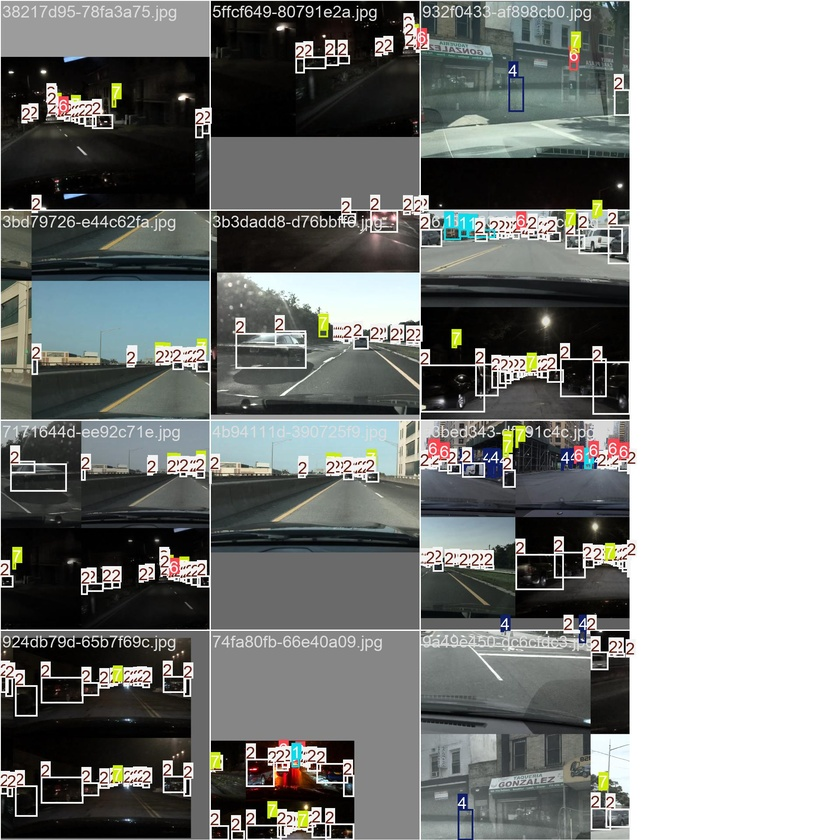
#> input picture yolo/train_batch2.jpg, 840 x 840 px, shrunk from 1920 x 1920 before the run, given as the content of the folder data/test_night_bdd, which was not available
$ python generate_enhanced_dataset.py
#> lines starting #> are read from the running program, lines starting #| are printed output that depends on the picture; after the words box and inside, x2 and y2 are one past the last pixel; in counts of white or black regions, pixels touching at a corner belong together; pictures that were not available may be replaced by others from this repository, and a replacement may not be noted
### src/data/image_io.py
# src/data/image_io.py

from pathlib import Path
import numpy as np
import cv2

def load_image(path: str | Path, as_float: bool = True) -> np.ndarray:
    """
    Load an RGB image from disk.

    Args:
        path: Path to image file.
        as_float: If True, return float32 array in [0, 1]. Else uint8 in [0, 255].

    Returns:
        np.ndarray of shape (H, W, 3), dtype float32 or uint8.
    """
#> called with as_float = True
    img = cv2.imread(str(path), cv2.IMREAD_COLOR)
#> img is the input picture: shape (840, 840, 3); mean B, G, R 131.7, 133.6, 131.4
    if img is None:
        raise FileNotFoundError(path)
    img = cv2.cvtColor(img, cv2.COLOR_BGR2RGB)
    if as_float:
        img = img.astype(np.float32) / 255.0
    return img

def save_image(path: str | Path, img: np.ndarray) -> None:
    """
    Save an RGB image to disk. Accepts [0,1] float or [0,255] uint8.

    Args:
        path: Output path.
        img: Image array (H,W,3).
    """
    path = Path(path)
    path.parent.mkdir(parents=True, exist_ok=True)
    if img.dtype != np.uint8:
        img = np.clip(img, 0.0, 1.0)
        img = (img * 255.0).round().astype(np.uint8)
    bgr = cv2.cvtColor(img, cv2.COLOR_RGB2BGR)
    cv2.imwrite(str(path), bgr)

# [12 lines left out: functions to_float01, to_uint8, not called in this run]

### src/methods/illumination.py
# src/methods/illumination.py

import numpy as np
from typing import Tuple
from skimage.restoration import denoise_tv_chambolle

def estimate_illumination_max_rgb(img: np.ndarray) -> np.ndarray:
    """
    Initial illumination estimate using Max-RGB.

    Args:
        img: float32 RGB image in [0,1], shape (H,W,3).

    Returns:
        Illumination map T0, shape (H,W), float32 in [0,1].
    """
    assert img.ndim == 3 and img.shape[2] == 3
    T0 = img.max(axis=2)
    return T0.astype(np.float32)

def refine_illumination_tv(T0: np.ndarray, weight: float = 0.1, n_iter: int = 100) -> np.ndarray:
    """
    Refine illumination map using total-variation denoising for smoothness.

    Args:
        T0: Initial illumination (H,W).
        weight: TV weight parameter.
        n_iter: Number of iterations.

    Returns:
        Refined illumination T (H,W).
    """
#> called with weight = 0.1, n_iter = 50
    T = denoise_tv_chambolle(T0, weight=weight, max_num_iter=n_iter)
    return T.astype(np.float32)

def normalize_illumination(T: np.ndarray, eps: float = 1e-6) -> np.ndarray:
    """
    Normalize illumination to [0,1].

    Args:
        T: Illumination map (H,W).

    Returns:
        Normalized illumination T_norm in [0,1].
    """
#> called with eps = 1e-06
    t_min = float(T.min())
#> t_min = 1.14e-05
    t_max = float(T.max())
#> t_max = 1
    T_norm = (T - t_min) / (t_max - t_min + eps)
    return T_norm.astype(np.float32)

### src/methods/attention.py
# src/methods/attention.py

import numpy as np
from src.config import ILLUM_ALPHA, GAMMA_MIN, GAMMA_MAX

# [15 lines left out: function compute_darkness_attention, not called in this run]

def map_attention_to_gamma(
        attention: np.ndarray,
        gamma_min: float = 0.7,
        gamma_max: float = 1.0,
) -> np.ndarray:
    """
    Map attention to gamma in a gentler, piecewise way, respecting the input ranges.

    Logic:
      - Very dark (A > 0.7): gamma scales from gamma_mid -> gamma_min
      - Medium (0.3 < A <= 0.7): gamma scales from gamma_max -> gamma_mid
      - Bright (A <= 0.3): gamma = gamma_max

    This preserves the 'knee' shape but allows gamma_min to actually drive the brightness.
    """
#> called with gamma_min = 0.7, gamma_max = 1
    A = np.clip(attention, 0.0, 1.0)
    gamma = np.full_like(A, gamma_max, dtype=np.float32)

    # Calculate an intermediate gamma value to maintain the piecewise curve
    # Originally: min=0.75, max=1.0 -> mid=0.85. (0.85 is ~40% up from min)
    gamma_range = gamma_max - gamma_min
    gamma_mid = gamma_min + (0.4 * gamma_range)

    # 1. Medium Dark (0.3 < A <= 0.7)
    # Interpolate between gamma_max (at A=0.3) and gamma_mid (at A=0.7)
    mask_med = (A > 0.3) & (A <= 0.7)
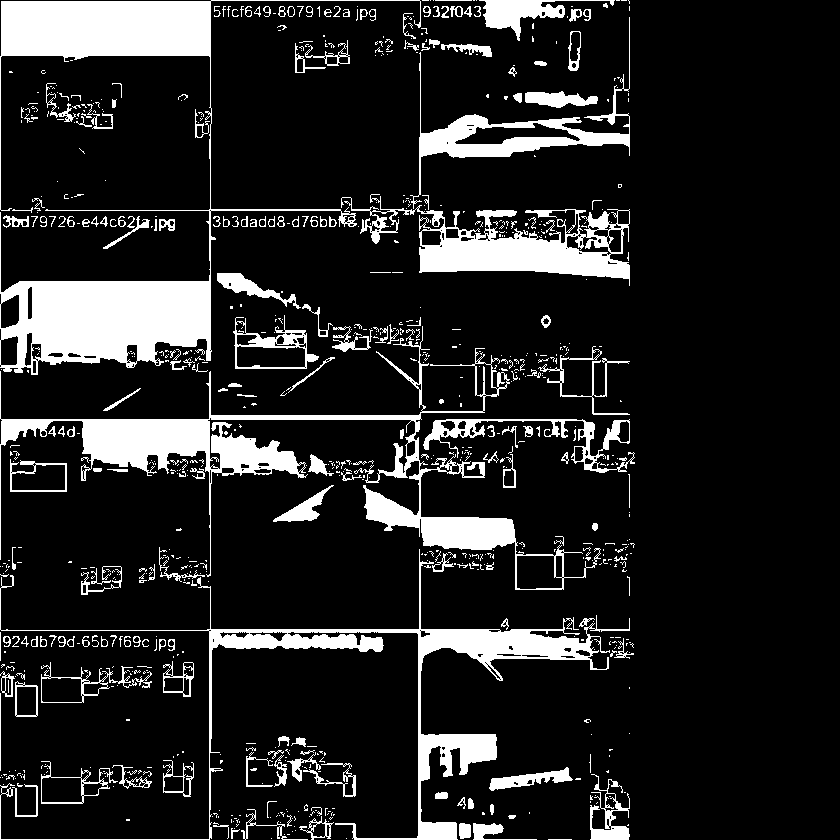
#> mask_med: shape (840, 840) bool; 14% white; 841 white regions (643 under 20 px), largest, box (x1, y1, x2, y2) and area: (0, 0, 421, 375) 27836, (0, 326, 601, 590) 17349, (0, 549, 630, 840) 12703
    if np.any(mask_med):
        # Normalized position in this band (0.0 at A=0.3, 1.0 at A=0.7)
        t = (A[mask_med] - 0.3) / (0.7 - 0.3 + 1e-6)
        # Linearly interpolate
        gamma[mask_med] = gamma_max - t * (gamma_max - gamma_mid)

    # 2. Very Dark (A > 0.7)
    # Interpolate between gamma_mid (at A=0.7) and gamma_min (at A=1.0)
    mask_dark = A > 0.7
#> mask_dark: shape (840, 840) bool; 55.3% white; 199 black regions (76 under 20 px), largest, box (x1, y1, x2, y2) and area: (0, 0, 840, 840) 293893, (246, 736, 356, 797) 2339, (233, 315, 319, 369) 1503
    if np.any(mask_dark):
        # Normalized position in this band (0.0 at A=0.7, 1.0 at A=1.0)
        t = (A[mask_dark] - 0.7) / (1.0 - 0.7 + 1e-6)
        # Linearly interpolate
        gamma[mask_dark] = gamma_mid - t * (gamma_mid - gamma_min)
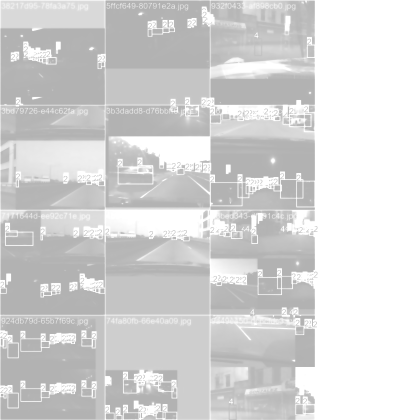
#> gamma: shape (840, 840) float32 (shown at 1/2 size); min 0.7, max 1, mean 0.84

    return gamma

def attention_mask_for_clahe(attention: np.ndarray, thresh: float = 0.5) -> np.ndarray:
    """
    Binary mask indicating where to apply local contrast enhancement.

    Args:
        attention: Attention map [0,1].
        thresh: Threshold; values > thresh considered dark enough for CLAHE.

    Returns:
        Boolean mask (H,W).
    """
    return (attention > thresh)

def compute_scaled_attention(T_norm: np.ndarray, alpha: float = 1.0) -> np.ndarray:
    """
    SIAM-style scaled illumination attention.
    Assume T_norm is illumination in [0,1] (higher = brighter).
    first build naive Att = 1 - T_norm, then scale:
      S_Att = -Att * (Att - 2)
    apply alpha exponent to tweak shape.
    """
    I = np.clip(T_norm, 0.0, 1.0)
    Att = 1.0 - I
    S_Att = -Att * (Att - 2.0)  # Eq. (3) in paper
    if alpha != 1.0:
        S_Att = np.clip(S_Att, 0.0, 1.0) ** alpha
    return np.clip(S_Att, 0.0, 1.0).astype(np.float32)

### src/methods/enhancement.py
# src/methods/enhancement.py

import numpy as np
from .illumination import estimate_illumination_max_rgb, refine_illumination_tv, normalize_illumination
from .attention import compute_scaled_attention, compute_darkness_attention, map_attention_to_gamma, attention_mask_for_clahe
from .denoising import bilateral_denoise, attention_weighted_blend
from .baselines import apply_clahe
from dataclasses import dataclass


@dataclass
class IllumAttentionParams:
    # attention
    alpha: float = 1
    use_scaled_attention: bool = True   # vs naive darkness attention

    # gamma mapping
    gamma_min: float = 0.7
    gamma_max: float = 1.0

    # CLAHE
    use_clahe: bool = True
    clahe_thresh: float = 0.99
    clahe_clip_limit: float = 1.0

    # denoising
    use_denoise: bool = True
    denoise_strength: float = 0.9  # multiplier on attention during blend

    # illumination refinement
    tv_weight: float = 0.1
    tv_iter: int = 50

def enhance_with_illumination_attention(
        img: np.ndarray,
        params: IllumAttentionParams | None = None,
) -> dict:
    if params is None:
        #print("Using default illumination params")
        # Update defaults for NIGHT MODE
        params = IllumAttentionParams()

    I = np.clip(img, 0.0, 1.0)

    # 1) Illumination
    T0 = estimate_illumination_max_rgb(I)
    T = refine_illumination_tv(T0, weight=params.tv_weight, n_iter=params.tv_iter)
    T_norm = normalize_illumination(T)

    # 2) Attention (SIAM)
    if params.use_scaled_attention:
        A = compute_scaled_attention(T_norm, alpha=params.alpha)
    else:
        A = compute_darkness_attention(T_norm, alpha=params.alpha)

    # 3) Gamma Mapping
    gamma_map = map_attention_to_gamma(A, gamma_min=params.gamma_min, gamma_max=params.gamma_max)
    img_gamma = _apply_per_pixel_gamma(I, gamma_map)

    # 4) CLAHE & Denoising Swap
    if params.use_denoise:
        # Denoise base enhancement first
        img_clean = bilateral_denoise(img_gamma)
    else:
        img_clean = img_gamma

    # 5) CLAHE
    if params.use_clahe:
        mask = attention_mask_for_clahe(A, thresh=params.clahe_thresh)
        img_final = _apply_clahe_masked(img_clean, mask, clip_limit=params.clahe_clip_limit)
    else:
        img_final = img_clean

    # 6) Final Blend
    blend_factor = params.denoise_strength # Increase blend for night to see more result
    img_residual = (1 - blend_factor * A[..., None]) * I + (blend_factor * A[..., None]) * img_final

    return {
        "illumination": T,
        "attention": A,
        "gamma_map": gamma_map,
        "enhanced_gamma": img_gamma,
        "enhanced_final": np.clip(img_residual, 0.0, 1.0),
    }

def _apply_per_pixel_gamma(img: np.ndarray, gamma_map: np.ndarray) -> np.ndarray:
    """Apply per-pixel gamma correction given a gamma map."""
    eps = 1e-6
    return np.power(np.clip(img, 0.0, 1.0) + eps, gamma_map[..., None])

def _apply_clahe_masked(img: np.ndarray, mask: np.ndarray, clip_limit: float) -> np.ndarray:
    """
    Apply CLAHE only in masked regions. Simple way:
      - Apply CLAHE globally
      - Blend: mask * clahe + (1-mask) * original
    """
    clahe_img = apply_clahe(img, clip_limit=clip_limit)
    mask3 = mask[..., None].astype(np.float32)
    return mask3 * clahe_img + (1.0 - mask3) * img

### src/methods/denoising.py
# src/methods/denoising.py

import numpy as np
import cv2
from src.config import BILATERAL_SIGMA_COLOR, BILATERAL_SIGMA_SPACE

def bilateral_denoise(
    img: np.ndarray,
    d: int = 9,
    sigma_color: float = BILATERAL_SIGMA_COLOR,
    sigma_space: float = BILATERAL_SIGMA_SPACE
) -> np.ndarray:
    """
    Apply bilateral filter to RGB image (channel-wise).

    Args:
        sigma_space:
        sigma_color:
        img: float32 RGB [0,1].

    Returns:
        Denoised image.
    """
#> called with d = 9, sigma_color = 120, sigma_space = 50
    u8 = (np.clip(img, 0, 1) * 255).astype(np.uint8)
    out = np.zeros_like(u8)
    for c in range(3):
        out[..., c] = cv2.bilateralFilter(u8[..., c], d, sigma_color, sigma_space)
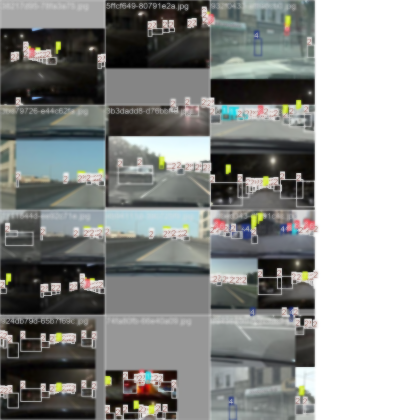
#> out: shape (840, 840, 3) (shown at 1/2 size); mean R, G, B 143.4, 145.3, 143.2
    return out.astype(np.float32) / 255.0

# [18 lines left out: function attention_weighted_blend, not called in this run]

### src/methods/baselines.py
# src/methods/baselines.py

import numpy as np
import cv2

# [17 lines left out: function apply_histogram_equalization, not called in this run]

def apply_clahe(img: np.ndarray, clip_limit: float = 1.5, tile_grid_size=(16, 16)) -> np.ndarray:
    """
    CLAHE on luminance channel.

    Args:
        img: float32 RGB [0,1].

    Returns:
        CLAHE-enhanced RGB image.
    """
#> called with clip_limit = 1, tile_grid_size = (16, 16)
    u8 = (np.clip(img, 0, 1) * 255).astype(np.uint8)
    lab = cv2.cvtColor(u8, cv2.COLOR_RGB2LAB)
#> lab: shape (840, 840, 3); mean of channels 0, 1, 2 148.8, 127.1, 128.9
    L, a, b = cv2.split(lab)
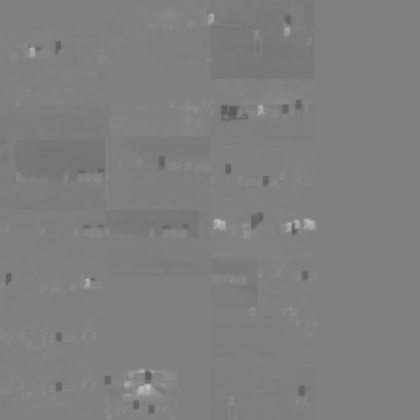
#> a: shape (840, 840) (shown at 1/2 size); min 90, max 195, mean 127.1
    clahe = cv2.createCLAHE(clipLimit=clip_limit, tileGridSize=tile_grid_size)
    L_clahe = clahe.apply(L)
    lab_clahe = cv2.merge([L_clahe, a, b])
#> lab_clahe: shape (840, 840, 3); mean of channels 0, 1, 2 151.5, 127.1, 128.9
    rgb_clahe = cv2.cvtColor(lab_clahe, cv2.COLOR_LAB2RGB)
    return rgb_clahe.astype(np.float32) / 255.0
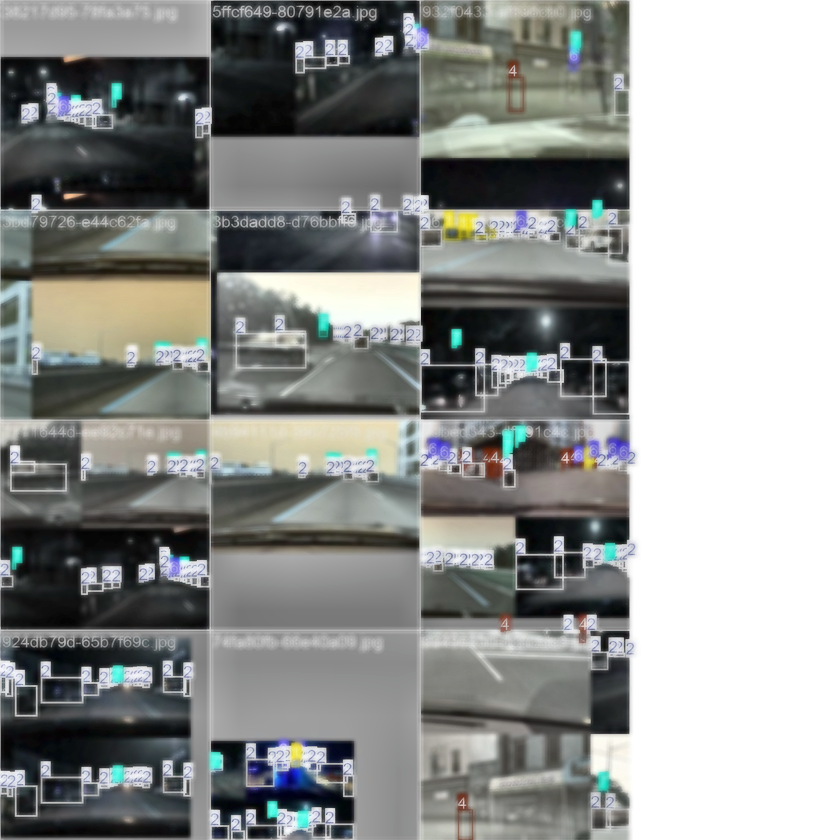
#> returned value: shape (840, 840, 3) float32; mean of channels 0, 1, 2 0.573, 0.581, 0.572; drawn as B, G, R

# [57 lines left out: functions apply_gamma, apply_simple_retinex, lime_enhance_simplified, not called in this run]

### scripts/generate_enhanced_dataset.py
# scripts/generate_enhanced_dataset.py

import sys
import argparse
from pathlib import Path
from tqdm import tqdm  # Install with: pip install tqdm

# Add project root to path
sys.path.append(str(Path(__file__).resolve().parents[1]))

from src.data.image_io import load_image, save_image
from src.methods.enhancement import enhance_with_illumination_attention, IllumAttentionParams

def process_dataset(input_dir, output_dir):
    input_path = Path(input_dir)
    output_path = Path(output_dir)
    output_path.mkdir(parents=True, exist_ok=True)

    images = sorted(list(input_path.glob("*.jpg")) + list(input_path.glob("*.png")))
    print(f"Found {len(images)} images in {input_dir}")

    for img_file in tqdm(images, desc="Enhancing"):
        try:
            # Load
            img = load_image(img_file)

            # Enhance
            res = enhance_with_illumination_attention(img)
#> res = 5 items
            enhanced = res["enhanced_final"]

            # Save
            save_image(output_path / img_file.name, enhanced)

        except Exception as e:
            print(f"Error processing {img_file.name}: {e}")

if __name__ == "__main__":
    # Hardcoded paths for easy usage
    INPUT_DIR = "data/test_night_bdd"
    OUTPUT_DIR = "data/results/my_bdd_enhanced"

    print("Starting Batch Enhancement...")
    process_dataset(INPUT_DIR, OUTPUT_DIR)
    print(f"Done! Enhanced images saved to {OUTPUT_DIR}")

$ run again, on yolo/train_batch296940.jpg
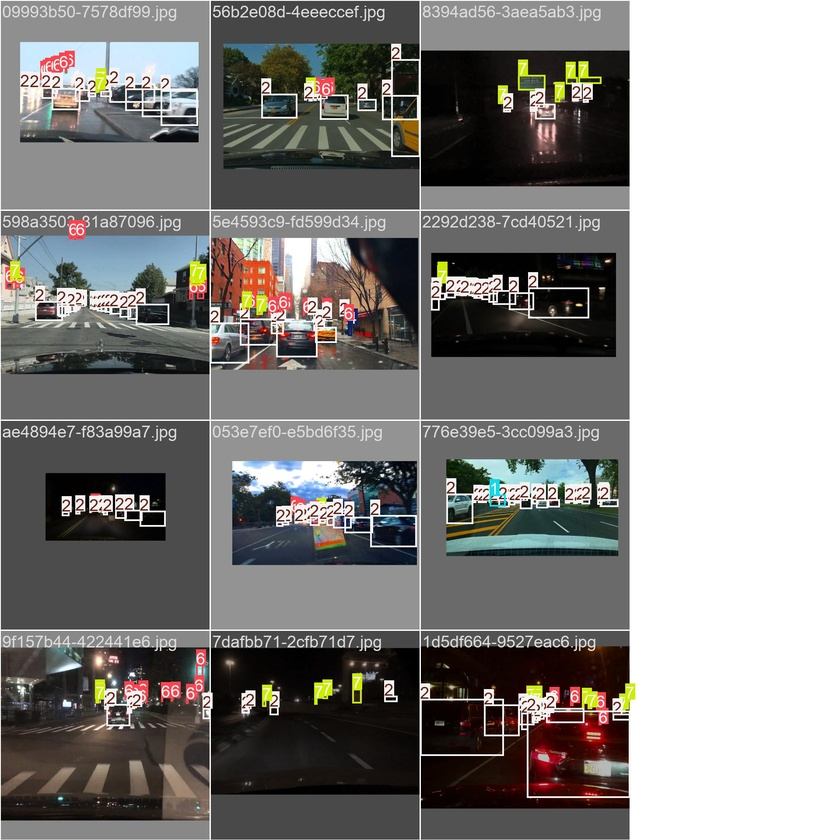
#> input picture yolo/train_batch296940.jpg, 840 x 840 px, shrunk from 1920 x 1920 before the run, given as the content of the folder data/test_night_bdd, which was not available
#> in load_image, img is the input picture: shape (840, 840, 3); mean B, G, R 131.9, 133.7, 135.4
#> t_min = 0.000223
#> t_max = 1
#> in map_attention_to_gamma, `mask_med = (A > 0.3) & (A <= 0.7)`:
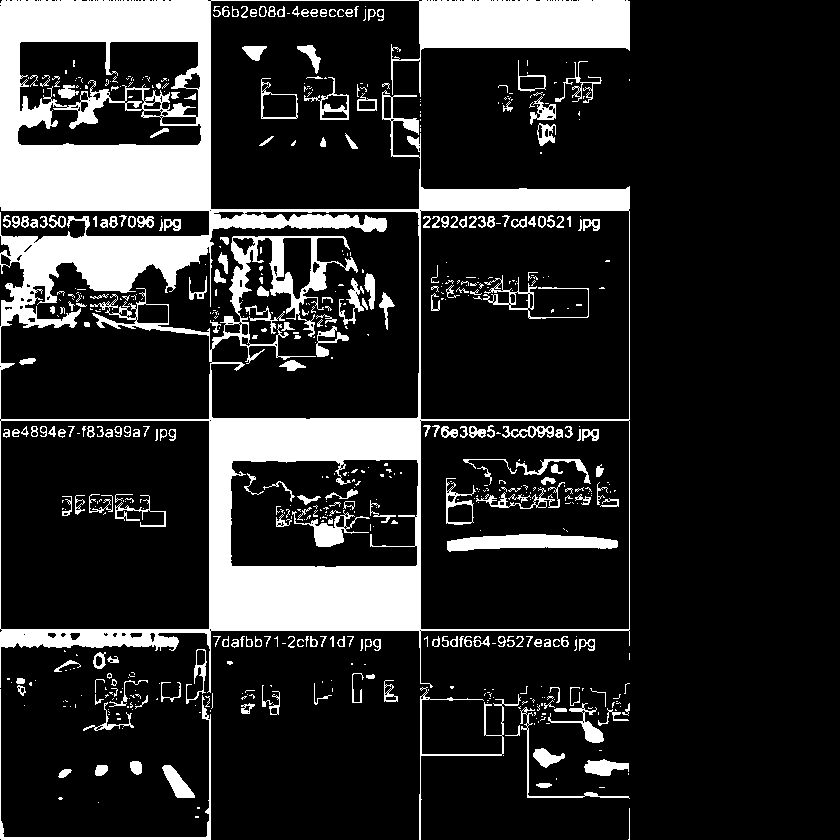
#> mask_med: shape (840, 840) bool; 17.1% white; 648 white regions (403 under 20 px), largest, box (x1, y1, x2, y2) and area: (0, 0, 630, 693) 94421, (447, 534, 618, 552) 2078, (0, 689, 211, 840) 1186
#> mask_dark: shape (840, 840) bool; 53.2% white; 258 black regions (87 under 20 px), largest, box (x1, y1, x2, y2) and area: (0, 0, 840, 840) 302340, (446, 459, 592, 525) 4735, (431, 262, 589, 319) 2183
#> lab: shape (840, 840, 3); mean of channels 0, 1, 2 152, 128.8, 129.8
#> lab_clahe: shape (840, 840, 3); mean of channels 0, 1, 2 153.8, 128.8, 129.8
#> in apply_clahe, `return rgb_clahe.astype(np.float32) / 255.0`:
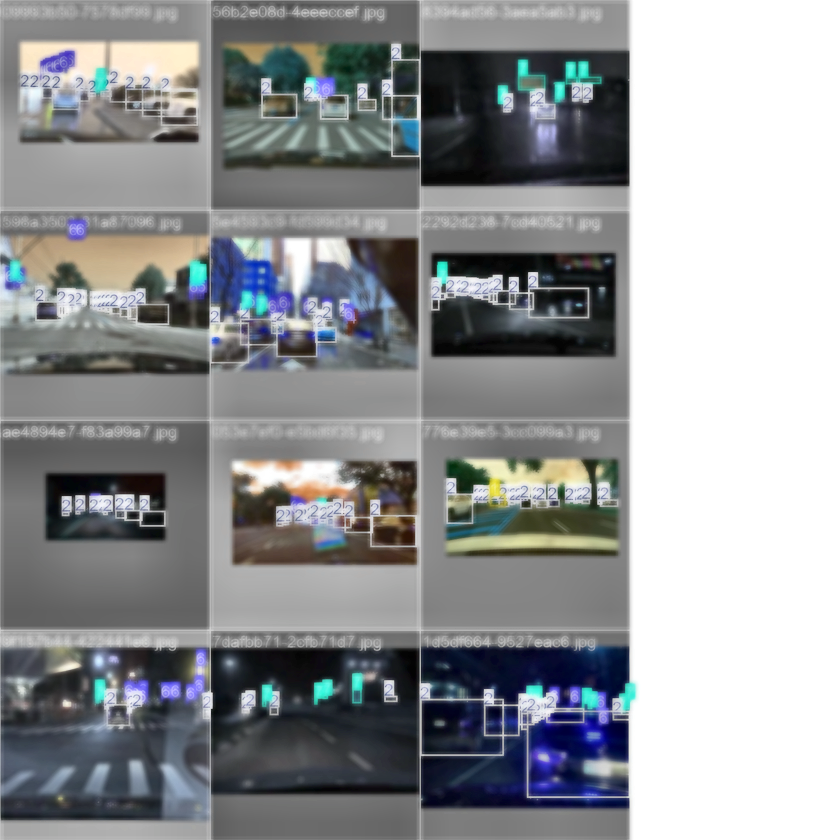
#> returned value: shape (840, 840, 3) float32; mean of channels 0, 1, 2 0.592, 0.583, 0.574; drawn as B, G, R
#> mask3: shape (840, 840, 1) float32; values 0 (black) and 1 (white), 10.9% white; 62 white regions (19 under 20 px), largest, box (x1, y1, x2, y2) and area: (211, 648, 419, 794) 21678, (421, 51, 629, 186) 18752, (432, 253, 616, 357) 12491
#> res = 5 items
